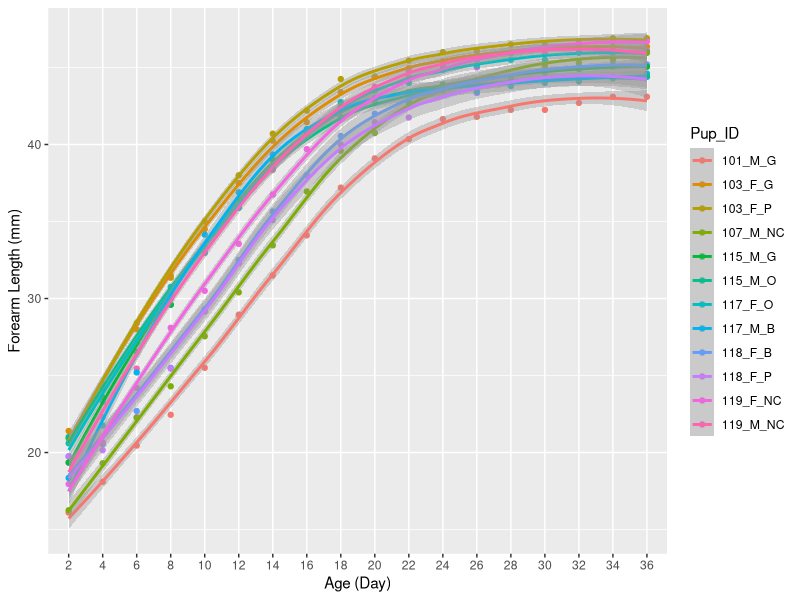
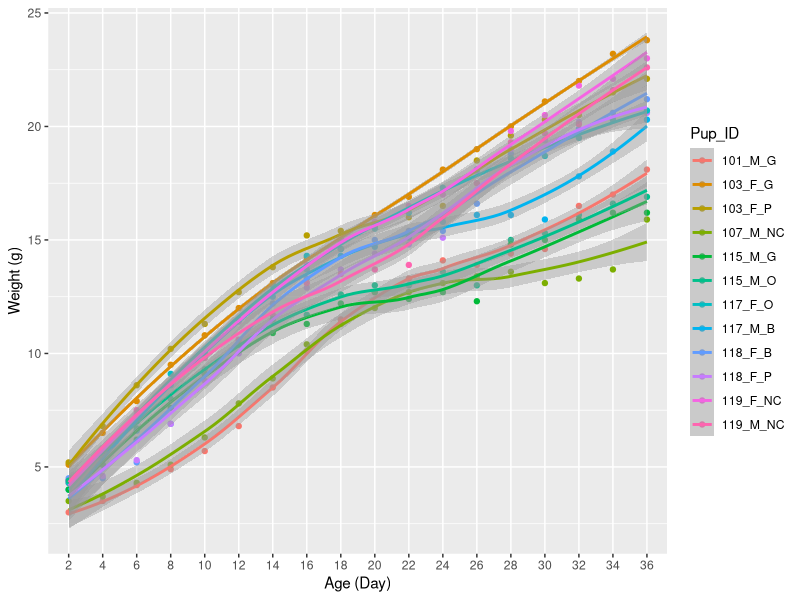

These figures' R source, in order:
library(tidyverse)
pup_weights <- read_csv("pup stats - weights.csv",  col_types=cols())
pup_fl<- read_csv("pup stats - forearm length.csv",  col_types=cols())

#Convert pup weight data to long format                  
pup_weights_long <- pup_weights %>% 
  pivot_longer(
    cols = (c(-Pup_ID, -Sex)),
    names_to = "Age",
    values_to = "Weight"
)
#summary(pup_weights_long)

#Convert pup forearm length data to long format
pup_fl_long <- pup_fl %>% 
  pivot_longer(
    cols = (c(-Pup_ID, -Sex)),
    names_to = "Age",
    values_to = "Forearm_Length"
)
#summary(pup_fl_long)

#Merge datasets
weight_fl <- (left_join(pup_weights_long, pup_fl_long, by= c("Pup_ID" = "Pup_ID", "Age" = "Age", "Sex" = "Sex"))
    %>% mutate (Age = factor(Age)
     , Pup_ID = factor(Pup_ID)
     , Sex = factor(Sex))
)
#summary(weight_fl)

#Order factors
weight_fl$Age <- factor(weight_fl$Age,levels=c("2", "4", "6", "8", "10", "12", "14", "16", "18", "20", "22", "24", "26", "28", "30", "32", "34", "36"))
weight_fl$Sex <- factor(weight_fl$Sex, levels=c("female", "male"))

#plot weight across age 
age_weight <- (ggplot(weight_fl, aes(Age, Weight, group = Pup_ID, colour = Pup_ID))
               + geom_point()
               + xlab("Age (Day)")
               + ylab("Weight (g)")
               + geom_smooth()
)

#Plot forearm length across age 
age_fl <- (ggplot(weight_fl, aes(Age, Forearm_Length, group = Pup_ID, colour = Pup_ID))
      + geom_point()
      + xlab("Age (Day)")
      + ylab("Forearm Length (mm)")
      + geom_smooth()
)

#Save RDS file
saveRDS(weight_fl, file = "WeightsandForearmLengths.rds")
